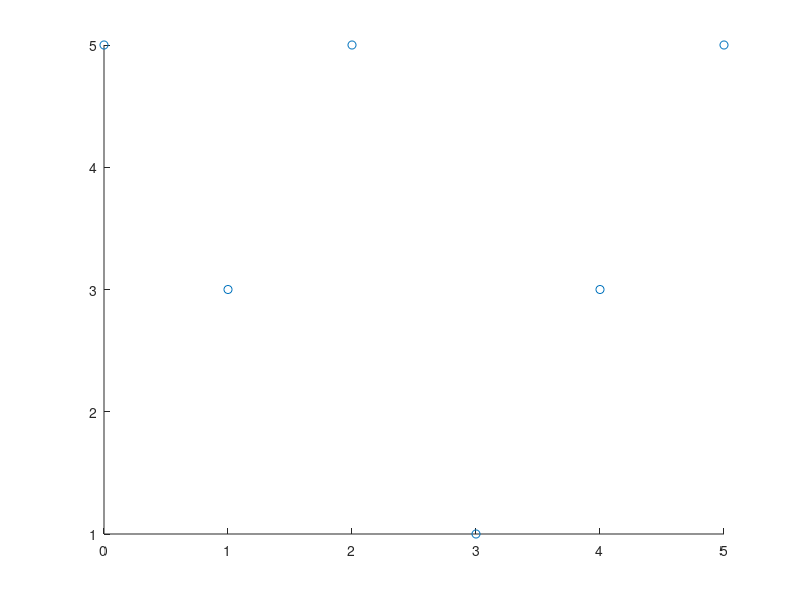

This chart was generated by the following MATLAB code: (Note: this script raises an error after producing the figure.)
x = [0,1,2,3,4,5];
fX = [5,3,5,1,3,5];

scatter(x, fX); hold on

p = lSquares(x, fX, length(x)-1);
x = linspace(min(x), max(x));
plot(x, polyval(p, x));
dp = polyder(p);

xmin = zeroSecant(@(x)polyval(dp, x), 3, 4, 0.00001, 100);
xmax = zeroSecant(@(x)polyval(dp, x), 4, 5, 0.00001, 100);

scatter(xmin, polyval(p, xmin));
scatter(xmax, polyval(p, xmax)); hold off